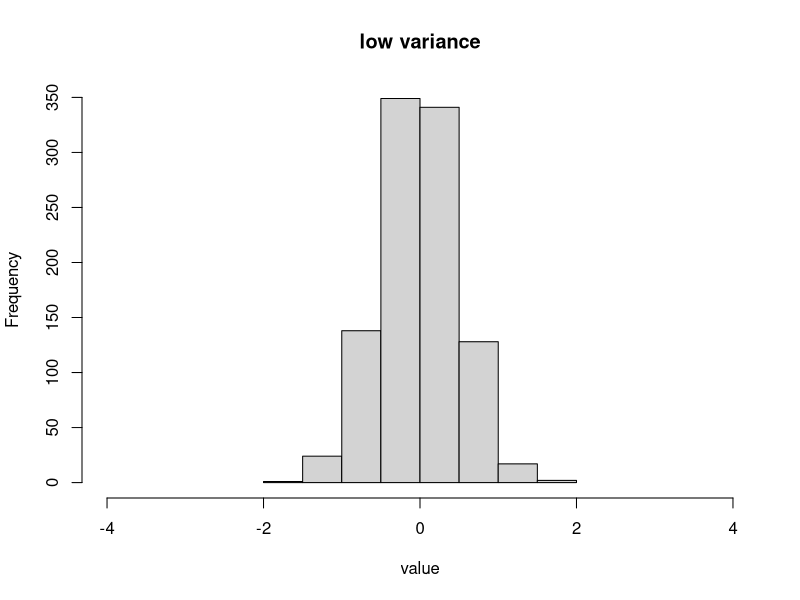
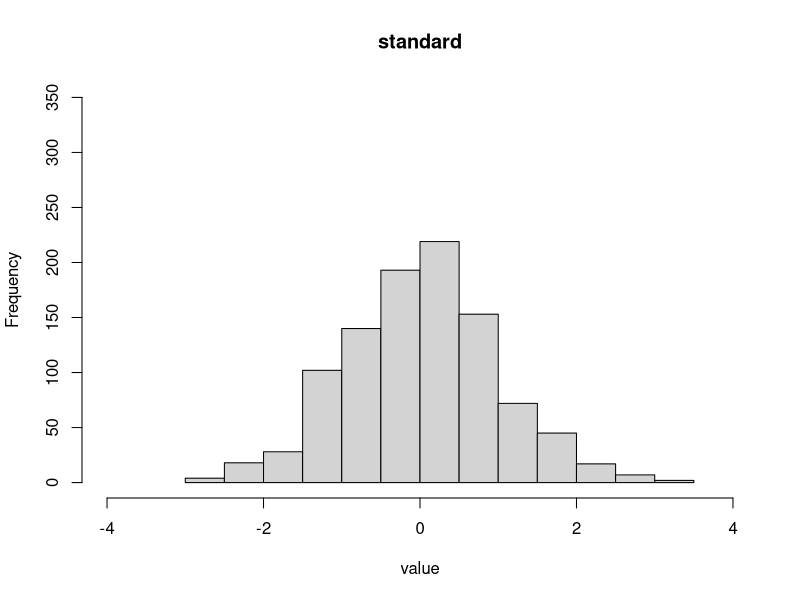
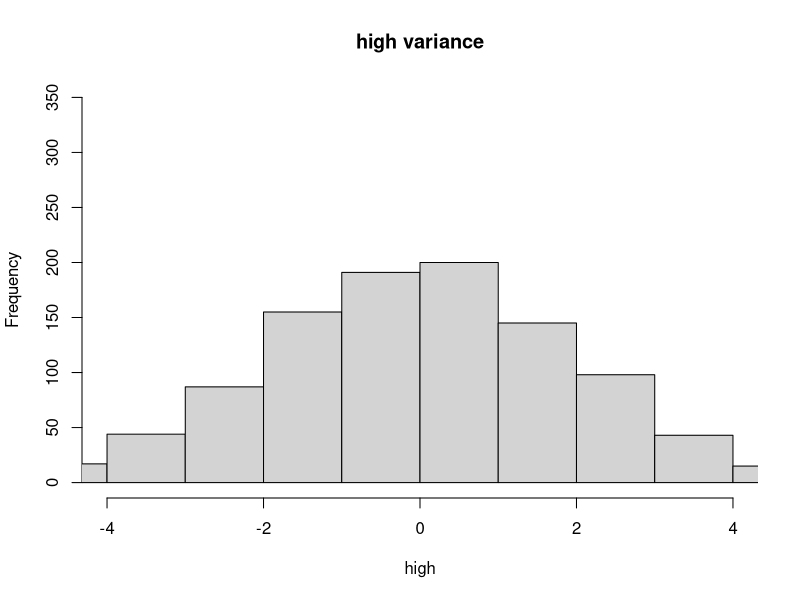
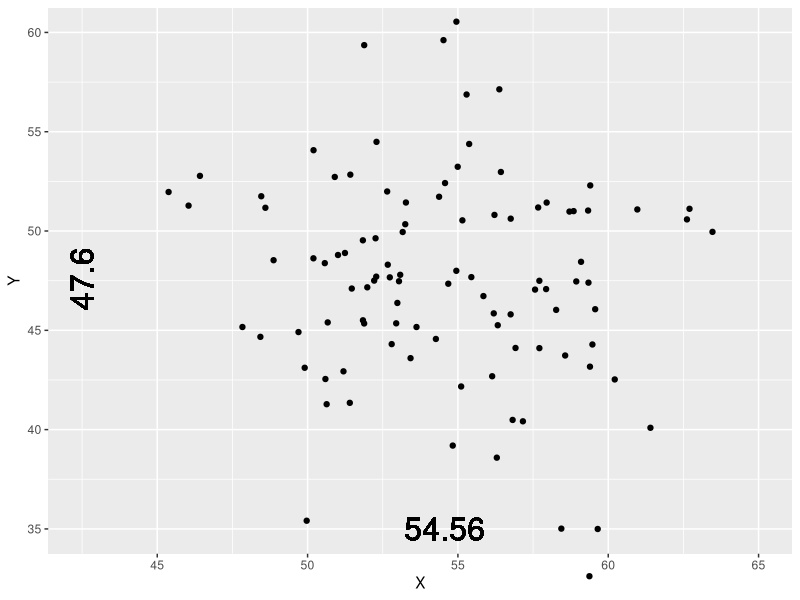
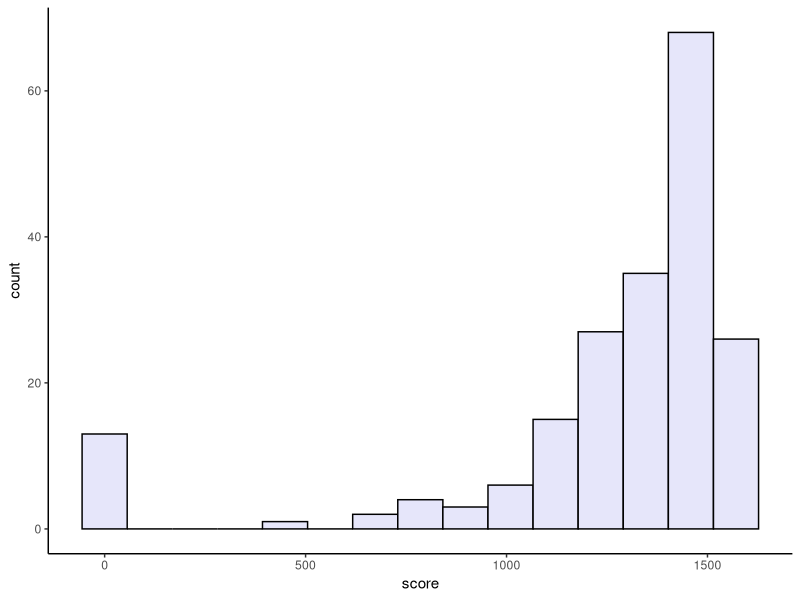
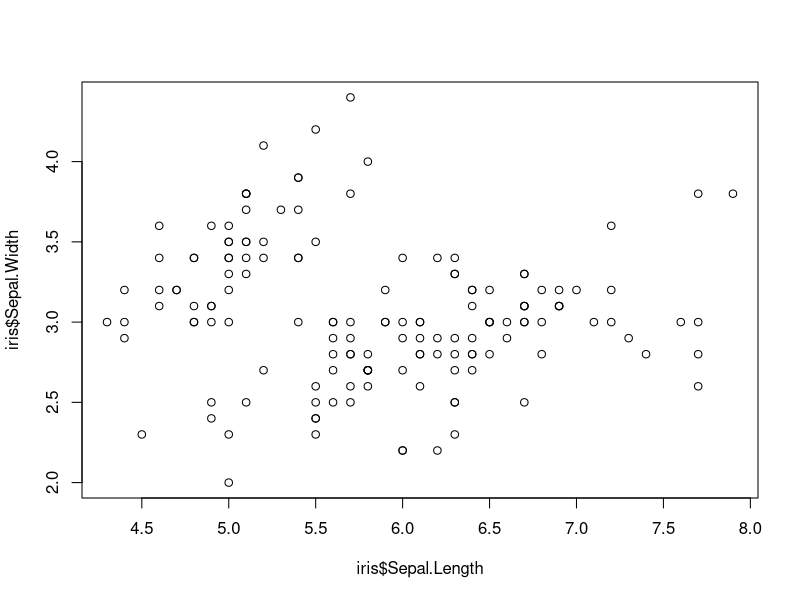
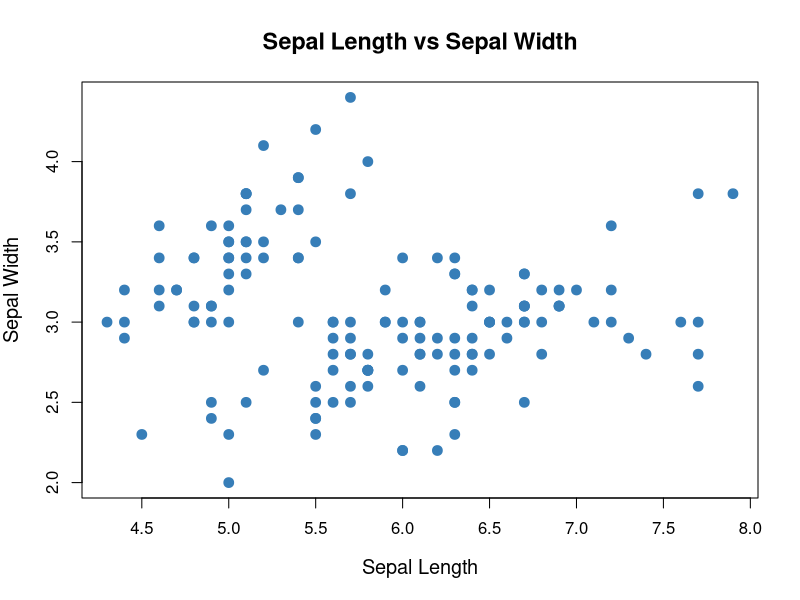
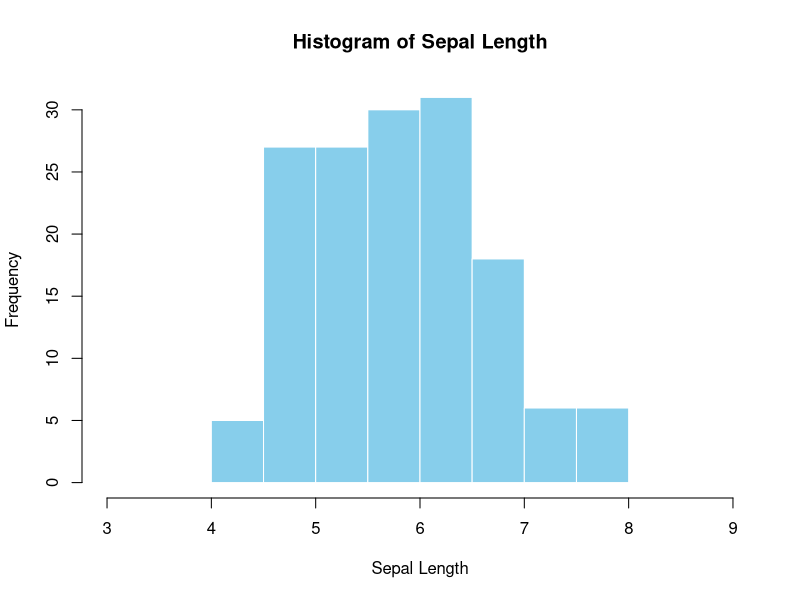

These figures' R source, in order:
## ---- chunk 1

knitr::opts_chunk$set(echo = T)

## ---- chunk 2
c(0, 2, 2, 4)
## ---- chunk 3
c(0, 1, 2, 4)
## ---- chunk 4
head(iris)
## ---- chunk 5
c(2, 3, 12, 4, 4)
## ---- chunk 6
c(2, 3, 12, 4, 4)

## ---- chunk 7
c(2, 3, 12, 4, 4)[order(c(2, 3, 12, 4, 4))][(length(c(2, 3, 12, 4, 4)) + 1) / 2]
## ---- chunk 8
c(2, 3, 12, 4, 4)

## ---- chunk 9
c(2, 3, 12, 4, 4)

my_mode <- function(x) {
  values <- unique(x)
  counts <- tabulate(match(x, values))
  max_index <- which.max(counts)
  values[max_index]
}

## ---- chunk 10
#| fig-width: 4.5
#| fig-height: 3.5
#| layout-ncol: 3

hist(x = rnorm(1000, 0, .5),
     main = "low variance",
     xlab = "value",
     xlim = c(-4, 4),
     ylim = c(0, 350),
     breaks = 10)

hist(x = rnorm(1000, 0, 1),
     main = "standard",
     xlab = "value",
     xlim = c(-4, 4),
     ylim = c(0, 350),
     breaks = 10)

hist(x = rnorm(1000, 0, 2),
     main = "high variance",
     xlab = "high",
     xlim = c(-4, 4),
     ylim = c(0, 350),
     breaks = 10)
## ---- chunk 11
testscores <- c(88, 93, 92, 99, 96)
## ---- chunk 12
X_mean <- 54.26
Y_mean <- 47.83

X_sd <- 16.76
Y_sd <- 26.93

cor <- -0.06
## ---- chunk 13
#| fig-width: 4
#| fig-height: 3
#| fig-align: center

library(tidyverse)

data <- as.data.frame(MASS::mvrnorm(n = 100,
                      mu = c(X_mean, Y_mean),
                      Sigma = matrix(c(17.76, -0.06,
                                       -0.06, 26.92), 
                                    2, 2)))

ggplot(data, aes(x = V1, y = V2)) +
  geom_point() +
  geom_text(label = round(mean(data$V1), 2), x = mean(data$V1), y = 35, size = 8) +
  geom_text(label = round(mean(data$V2), 2), x = 42.5, y = mean(data$V2), angle = 90, size = 8) +
  labs(x = "X", y = "Y") +
  coord_cartesian(xlim = c(42.5, 65), ylim = c(35, 60), clip = "off")

## ---- chunk 14
#| fig-width: 4
#| fig-height: 3

SAT_scores <- data.frame(student = 1:200,
                         score = round(1600 - rlnorm(200, meanlog = log(200), sdlog = 0.8))) 
SAT_scores$score[SAT_scores$score < 400] <- 0
SAT_scores$score[SAT_scores$score > 1600] <- 0
SAT_scores$score[sample(SAT_scores$student, 10)] <- 0

SAT_scores %>% 
  ggplot(aes(x = score)) +
  geom_histogram(bins = 15, fill = "lavender", color = "black") +
  theme_classic()

## ---- chunk 15
#| fig-width: 5
#| fig-height: 3.5
plot(iris$Sepal.Length, iris$Sepal.Width)

## ---- chunk 16
plot(iris$Sepal.Length, iris$Sepal.Width,
     pch = 19,                 # solid circles
     col = "#377EB8",           # pleasant blue
     cex = 1.3,                 # slightly larger points
     xlab = "Sepal Length",     # cleaner label
     ylab = "Sepal Width",
     main = "Sepal Length vs Sepal Width",
     cex.lab = 1.2,             # bigger axis labels
     cex.main = 1.4,            # bigger title
     font.main = 2)             # bold title
## ---- chunk 17
#| fig-width: 5
#| fig-height: 4
hist(iris$Sepal.Length,
     breaks = 7,
     main = "Histogram of Sepal Length",
     xlab = "Sepal Length",
     xlim = c(3, 9),
     border = "white",
     col = "skyblue")
## ---- chunk 18
#| fig-width: 5
#| fig-height: 4
hist(iris$Sepal.Length,
     breaks = 3,
     main = "Histogram of Sepal Length",
     xlab = "Sepal Length",
     xlim = c(3, 9),
     border = "white",
     col = "skyblue")
## ---- chunk 19
#| fig-width: 5
#| fig-height: 4
hist(iris$Sepal.Length,
     breaks = 10,
     main = "Histogram of Sepal Length",
     xlab = "Sepal Length",
     xlim = c(3, 9),
     border = "white",
     col = "skyblue")
## ---- chunk 20
#| fig-width: 5
#| fig-height: 4
hist(iris$Sepal.Length,
     breaks = 20,
     main = "Histogram of Sepal Length",
     xlab = "Sepal Length",
     xlim = c(3, 9),
     border = "white",
     col = "skyblue")
## ---- chunk 21
#| fig-width: 5
#| fig-height: 4
hist(iris$Sepal.Length,
     breaks = 100,
     main = "Histogram of Sepal Length",
     xlab = "Sepal Length",
     xlim = c(3, 9),
     border = "white",
     col = "skyblue")
## ---- chunk 22
#| fig-height: 3
#| fig-width: 15

dat <- data.frame(x = rnorm(1000))

cowplot::plot_grid(
  plotlist = list(
    ggplot(dat, aes(x = x)) +
      geom_histogram(aes(y = after_stat(density)),
                     bins = 10) +
      coord_cartesian(xlim = c(-4, 4), ylim = c(0, .5)) +
      labs(y = "Proportion") +
      cowplot::theme_cowplot(),
    
    ggplot(dat, aes(x = x)) +
      geom_histogram(aes(y = after_stat(density)),
                     bins = 50) +
      coord_cartesian(xlim = c(-4, 4), ylim = c(0, .5)) +
      labs(y = "Proportion") +
      cowplot::theme_cowplot(),
    
    ggplot(dat, aes(x = x)) +
      geom_histogram(aes(y = after_stat(density)),
                     bins = 100) +
      coord_cartesian(xlim = c(-4, 4), ylim = c(0, .5)) +
      labs(y = "Proportion") +
      cowplot::theme_cowplot(),
    
    ggplot(dat, aes(x = x)) +
      geom_histogram(aes(y = after_stat(density)),
                     bins = 100, alpha = .8) +
      stat_function(inherit.aes = FALSE, fun = dnorm,
                    n = 101, args = list(mean = 0, sd = 1),
                    xlim = c(-4, 4),
                    color = "grey35", linewidth = 2) +
      coord_cartesian(xlim = c(-4, 4), ylim = c(0, .5)) +
      labs(y = "Proportion") +
      cowplot::theme_cowplot()
  ),
  nrow = 1)
## ---- chunk 23
#| fig-width: 4
#| fig-height: 3
#| fig-align: center
data.frame(x = c(rnorm(5000, 0, 1),
                 rnorm(5000, 0, 3)),
           type = rep(c("packed", "disperse"),
                      each = 5000)) %>%
  ggplot(aes(x = x, color = type, linetype = type)) +
  geom_density(fill = "transparent", linewidth = 1.75) +
  theme_classic(base_size = 14) +
  theme(legend.position = "bottom")

## ---- chunk 24
#| fig-width: 5
#| fig-height: 3
iris %>% 
  ggplot(aes(x = Sepal.Length, fill = Species)) +
  geom_boxplot(color = "black") +
  theme_classic()

## ---- chunk 25
#| fig-width: 4
#| fig-height: 4
boxplot(iris$Sepal.Length,
     main = "Boxplot of Sepal Length",
     xlab = "Sepal Length",
     border = "gray35",
     col = "skyblue")
## ---- chunk 26
#| fig-width: 4
#| fig-height: 4
boxplot(iris$Sepal.Length ~ iris$Species,
     main = "Boxplot of Sepal Length by Species",
     xlab = "Sepal Length",
     border = "gray35",
     col = "skyblue")
